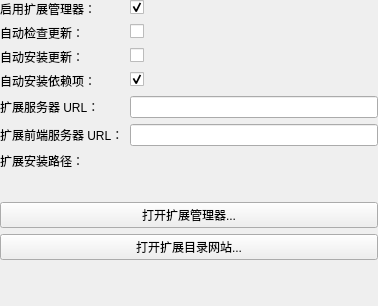
<ui version="4.0">
 <class>qSlicerSettingsExtensionsPanel</class>
 <widget class="ctkSettingsPanel" name="qSlicerSettingsExtensionsPanel">
  <property name="geometry">
   <rect>
    <x>0</x>
    <y>0</y>
    <width>378</width>
    <height>306</height>
   </rect>
  </property>
  <property name="windowTitle">
   <string>扩展</string>
  </property>
  <layout class="QVBoxLayout" name="verticalLayout">
   <property name="leftMargin">
    <number>0</number>
   </property>
   <property name="topMargin">
    <number>0</number>
   </property>
   <property name="rightMargin">
    <number>0</number>
   </property>
   <property name="bottomMargin">
    <number>0</number>
   </property>
   <item>
    <layout class="QFormLayout" name="formLayout">
     <property name="fieldGrowthPolicy">
      <enum>QFormLayout::AllNonFixedFieldsGrow</enum>
     </property>
     <item row="0" column="0">
      <widget class="QLabel" name="ExtensionsManagerEnabledLabel">
       <property name="text">
        <string>启用扩展管理器：</string>
       </property>
      </widget>
     </item>
     <item row="0" column="1">
      <widget class="QCheckBox" name="ExtensionsManagerEnabledCheckBox">
       <property name="toolTip">
        <string>从应用程序用户界面隐藏扩展管理器。即使扩展管理器被禁用，仍会执行自动更新。</string>
       </property>
       <property name="text">
        <string />
       </property>
       <property name="checked">
        <bool>true</bool>
       </property>
      </widget>
     </item>
     <item row="1" column="0">
      <widget class="QLabel" name="AutoUpdateCheckLabel">
       <property name="text">
        <string>自动检查更新：</string>
       </property>
      </widget>
     </item>
     <item row="1" column="1">
      <widget class="QCheckBox" name="AutoUpdateCheckCheckBox">
       <property name="toolTip">
        <string>定期检查扩展服务器以获取更新</string>
       </property>
       <property name="text">
        <string />
       </property>
       <property name="checked">
        <bool>false</bool>
       </property>
      </widget>
     </item>
     <item row="2" column="0">
      <widget class="QLabel" name="AutoUpdateInstallLabel">
       <property name="text">
        <string>自动安装更新：</string>
       </property>
      </widget>
     </item>
     <item row="2" column="1">
      <widget class="QCheckBox" name="AutoUpdateInstallCheckBox">
       <property name="toolTip">
        <string>如果找到更新，则自动安装</string>
       </property>
       <property name="text">
        <string />
       </property>
       <property name="checked">
        <bool>false</bool>
       </property>
      </widget>
     </item>
     <item row="4" column="0">
      <widget class="QLabel" name="ExtensionsServerUrlLabel">
       <property name="text">
        <string>扩展服务器 URL：</string>
       </property>
      </widget>
     </item>
     <item row="4" column="1">
      <widget class="QLineEdit" name="ExtensionsServerUrlLineEdit" />
     </item>
     <item row="5" column="0">
      <widget class="QLabel" name="ExtensionsFrontendServerUrlLabel">
       <property name="text">
        <string>扩展前端服务器 URL：</string>
       </property>
      </widget>
     </item>
     <item row="5" column="1">
      <widget class="QLineEdit" name="ExtensionsFrontendServerUrlLineEdit" />
     </item>
     <item row="6" column="0">
      <widget class="QLabel" name="ExtensionsInstallPathLabel">
       <property name="text">
        <string>扩展安装路径：</string>
       </property>
      </widget>
     </item>
     <item row="6" column="1">
      <widget class="ctkDirectoryButton" name="ExtensionsInstallPathButton" />
     </item>
     <item row="7" column="1">
      <spacer name="verticalSpacer_2">
       <property name="orientation">
        <enum>Qt::Vertical</enum>
       </property>
       <property name="sizeType">
        <enum>QSizePolicy::Fixed</enum>
       </property>
       <property name="sizeHint" stdset="0">
        <size>
         <width>20</width>
         <height>20</height>
        </size>
       </property>
      </spacer>
     </item>
     <item row="8" column="0" colspan="2">
      <widget class="QPushButton" name="OpenExtensionsManagerPushButton">
       <property name="text">
        <string>打开扩展管理器...</string>
       </property>
       <property name="icon">
        <iconset resource="../qSlicerBaseQTGUI.qrc">
         <normaloff>:/Icons/ExtensionDefaultIcon.png</normaloff>:/Icons/ExtensionDefaultIcon.png</iconset>
       </property>
      </widget>
     </item>
     <item row="9" column="0" colspan="2">
      <widget class="QPushButton" name="OpenExtensionsCatalogWebsitePushButton">
       <property name="text">
        <string>打开扩展目录网站...</string>
       </property>
       <property name="toolTip">
        <string>在默认网页浏览器中打开扩展目录网站。用于下载离线使用的扩展包。</string>
      </property>
      </widget>
     </item>
     <item row="3" column="0">
      <widget class="QLabel" name="AutoUpdateInstallLabel_2">
       <property name="text">
        <string>自动安装依赖项：</string>
       </property>
      </widget>
     </item>
     <item row="3" column="1">
      <widget class="QCheckBox" name="AutoInstallDependenciesCheckBox">
       <property name="toolTip">
        <string>安装扩展时自动安装所需的附加扩展</string>
       </property>
       <property name="text">
        <string />
       </property>
       <property name="checked">
        <bool>true</bool>
       </property>
      </widget>
     </item>
    </layout>
   </item>
   <item>
    <spacer name="verticalSpacer">
     <property name="orientation">
      <enum>Qt::Vertical</enum>
     </property>
     <property name="sizeType">
      <enum>QSizePolicy::Expanding</enum>
     </property>
     <property name="sizeHint" stdset="0">
      <size>
       <width>0</width>
       <height>40</height>
      </size>
     </property>
    </spacer>
   </item>
  </layout>
 </widget>
 <customwidgets>
  <customwidget>
   <class>ctkDirectoryButton</class>
   <extends>QWidget</extends>
   <header>ctkDirectoryButton.h</header>
  </customwidget>
  <customwidget>
   <class>ctkSettingsPanel</class>
   <extends>QWidget</extends>
   <header>ctkSettingsPanel.h</header>
   <container>1</container>
  </customwidget>
 </customwidgets>
 <resources>
  <include location="../qSlicerBaseQTGUI.qrc" />
 </resources>
 <connections />
</ui>
